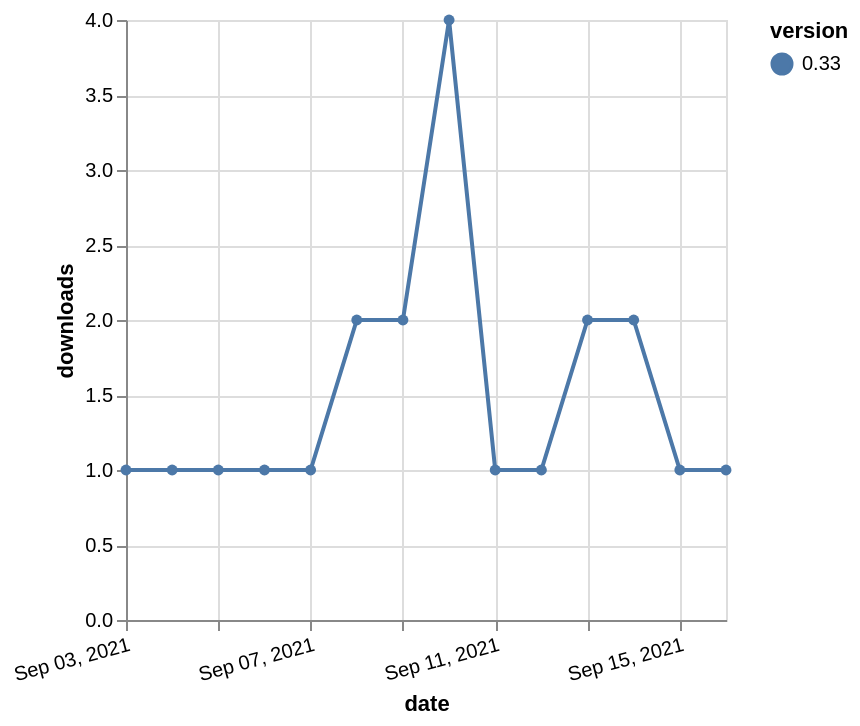

Specify this chart in Vega-Lite:
### Vega-Lite specification from a JSON file in a GitHub repository (floating-point values rounded to 4 significant figures)
{"$schema": "https://vega.github.io/schema/vega-lite/v5.json", "description": "A simple bar chart with embedded data.", "data": {"values": [{"date": "2021-09-03", "total": 317, "delta": 1, "version": "0.33"}, {"date": "2021-09-04", "total": 318, "delta": 1, "version": "0.33"}, {"date": "2021-09-05", "total": 319, "delta": 1, "version": "0.33"}, {"date": "2021-09-06", "total": 320, "delta": 1, "version": "0.33"}, {"date": "2021-09-07", "total": 321, "delta": 1, "version": "0.33"}, {"date": "2021-09-08", "total": 323, "delta": 2, "version": "0.33"}, {"date": "2021-09-09", "total": 325, "delta": 2, "version": "0.33"}, {"date": "2021-09-10", "total": 329, "delta": 4, "version": "0.33"}, {"date": "2021-09-11", "total": 330, "delta": 1, "version": "0.33"}, {"date": "2021-09-12", "total": 331, "delta": 1, "version": "0.33"}, {"date": "2021-09-13", "total": 333, "delta": 2, "version": "0.33"}, {"date": "2021-09-14", "total": 335, "delta": 2, "version": "0.33"}, {"date": "2021-09-15", "total": 336, "delta": 1, "version": "0.33"}, {"date": "2021-09-16", "total": 337, "delta": 1, "version": "0.33"}]}, "width": "container", "mark": {"type": "line", "point": {"filled": true}}, "encoding": {"x": {"field": "date", "type": "temporal", "timeUnit": "yearmonthdate", "title": "date", "axis": {"labelAngle": -15}}, "y": {"field": "delta", "type": "quantitative", "title": "downloads"}, "color": {"field": "version", "type": "nominal"}, "tooltip": {"field": "delta"}}}
